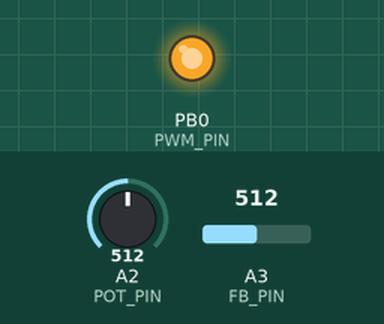
This sketch was run on a simulated ATtiny85, built with avr-gcc and run on an emulated ATtiny85. On the bench: output pins drawn as LEDs (lit = HIGH). The test bench sets the inputs (shaded band); at power-on: A3 (FB_PIN) = 512, A2 (POT_PIN) = 512.

Above: at 1.2 s.
1.3 s: A3 (FB_PIN) set to 593
2.8 s: A3 (FB_PIN) set to 619
At 4.1 s:
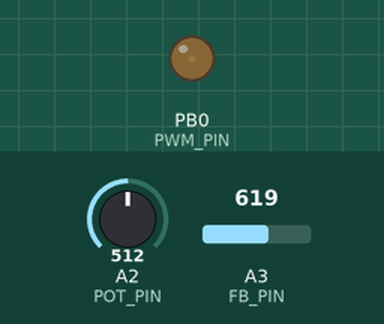
4.4 s: A2 (POT_PIN) set to 535
5.9 s: A2 (POT_PIN) set to 559
At 6.5 s:
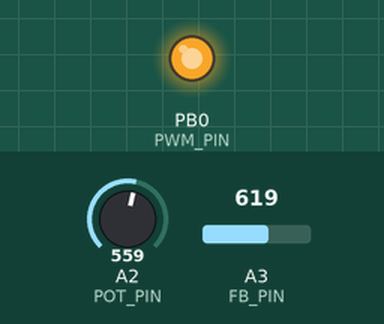
7.5 s: A2 (POT_PIN) set to 511
At 8.8 s:
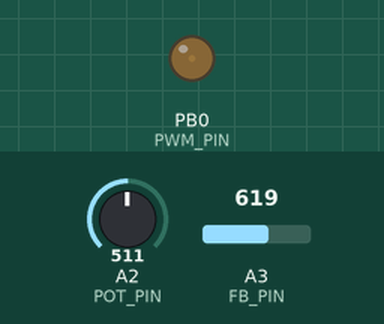
9.1 s: A2 (POT_PIN) set to 716
At 10.2 s:
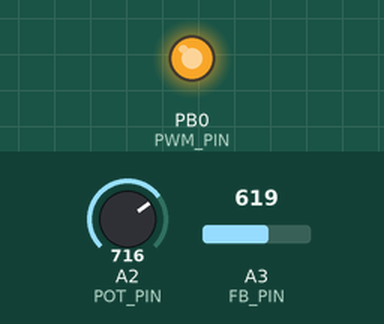
Timing chart, 0 to 11.7 s (numbered marks = the images above; inputs shaded):
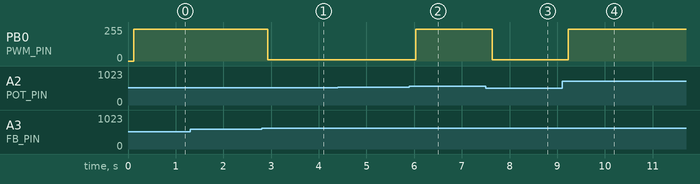

Measured:
- the behaviour switches between 601 and 602 on A3 (FB_PIN) (found by bisection; images 0 and 1)
- the behaviour switches between 548 and 549 on A2 (POT_PIN) (found by bisection; images 1 and 2)
- after the input at 1.3 s, every drawn part: stays the same
- after the input at 2.8 s, PB0 (PWM_PIN): 240/255 → 10/255 after 0.13 s
- after the input at 4.4 s, every drawn part: stays the same
- after the input at 5.9 s, PB0 (PWM_PIN): 10/255 → 240/255 after 0.13 s
- after the input at 7.5 s, PB0 (PWM_PIN): 240/255 → 10/255 after 0.13 s
- after the input at 9.1 s, PB0 (PWM_PIN): 10/255 → 240/255 after 0.13 s

The sketch:

attiny85_boost_converter.ino
```cpp
#define PWM_PIN     0      // PB0
#define FB_PIN      A3     // PB3
#define POT_PIN     A2     // PB4

float VREF = 5.0;

uint8_t duty = 20;

float targetVoltage;
float measuredVoltage;

void setup()
{
  pinMode(PWM_PIN, OUTPUT);

  // Fast PWM on PB0
  TCCR0A = 0;
  TCCR0B = 0;

  TCCR0A |= (1 << COM0A1);
  TCCR0A |= (1 << WGM01);
  TCCR0A |= (1 << WGM00);

  TCCR0B |= (1 << CS00);

  OCR0A = duty;
}

void loop()
{
  //-------------------------------
  // Read Potentiometer
  //-------------------------------

  int potValue = analogRead(POT_PIN);

  targetVoltage = map(potValue,
                      0,
                      1023,
                      50,
                      300);

  targetVoltage /= 10.0;

  //-------------------------------
  // Read Output Voltage
  //-------------------------------

  int adc = analogRead(FB_PIN);

  float adcVoltage =
      (adc * VREF) / 1023.0;

  // Divider:
  // R1 = 100k
  // R2 = 20k

  measuredVoltage =
      adcVoltage *
      ((100.0 + 20.0) / 20.0);

  //-------------------------------
  // Regulation
  //-------------------------------

  float error =
      targetVoltage -
      measuredVoltage;

  if(error > 0.15)
  {
    duty++;
  }
  else if(error < -0.15)
  {
    duty--;
  }

  //-------------------------------
  // Duty Limits
  //-------------------------------

  if(duty < 10)
    duty = 10;

  if(duty > 240)
    duty = 240;

  OCR0A = duty;

  delay(2);
}
```
